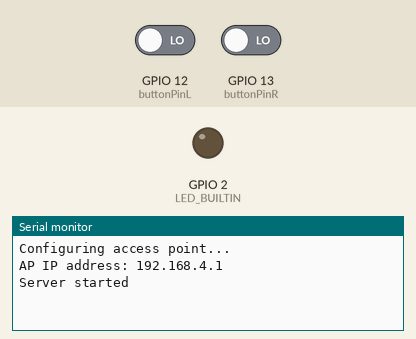
Simulated run of this sketch. Board: ESP32. On the bench: output pins drawn as LEDs (lit = HIGH), the last lines printed to the serial monitor. Inputs (shaded band) come from the test bench; at power-on: GPIO 12 (buttonPinL) LOW, GPIO 13 (buttonPinR) LOW. Uploads are accepted with an empty reply.

Above: at 1.2 s.
1.3 s: GPIO 12 (buttonPinL) driven HIGH and GPIO 13 (buttonPinR) driven HIGH
At 1.51 s:
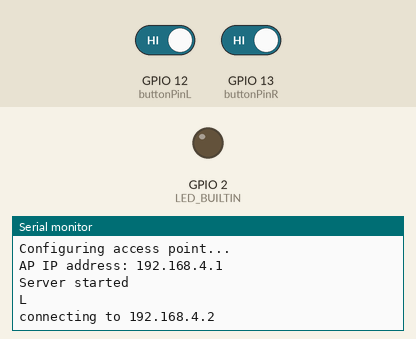
At 3.0 s:
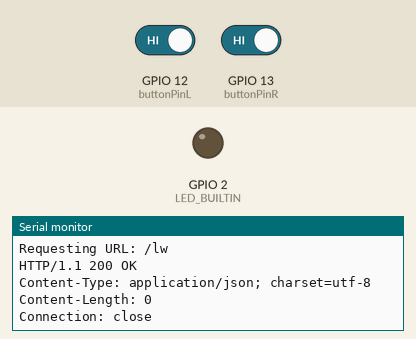

The sketch:

ESP32WiFiAccessPoint.ino
```cpp
/*
  WiFiAccessPoint.ino creates a WiFi access point and provides a web server on it.

  Steps:
  1. Connect to the access point "yourAp"
  2. Point your web browser to http://192.168.4.1/H to turn the LED on or http://192.168.4.1/L to turn it off
     OR
     Run raw TCP "GET /H" and "GET /L" on PuTTY terminal with 192.168.4.1 as IP address and 80 as port

  Created for arduino-esp32 on 04 July, 2018
  by Elochukwu Ifediora (fedy0)
*/

#include <WiFi.h>
#include <WiFiClient.h>
#include <WiFiAP.h>

#define LED_BUILTIN 2   // Set the GPIO pin where you connected your test LED or comment this line out if your dev board has a built-in LED

// Set these to your desired credentials.
const char *ssid = "ESP32AP";
const char *password = "Santony85";

const char* host = "192.168.4.2";

WiFiServer server(80);
WiFiClient client;

const int buttonPinL = 12;
const int buttonPinR = 13;
const int buttonPinP = 15;

int ledState = HIGH;
int buttonState;
int lastButtonState = LOW;
unsigned long lastDebounceTime = 0;  // the last time the output pin was toggled
unsigned long debounceDelay = 50;    // the debounce time; increase if the output flickers

void setup() {
  pinMode(buttonPinL, INPUT);
  pinMode(buttonPinR, INPUT);
  pinMode(buttonPinP, INPUT);
  pinMode(LED_BUILTIN, OUTPUT);
  Serial.begin(115200);
  Serial.println();
  Serial.println("Configuring access point...");
  // You can remove the password parameter if you want the AP to be open.
  WiFi.softAP(ssid, password);
  IPAddress myIP = WiFi.softAPIP();
  Serial.print("AP IP address: ");
  Serial.println(myIP);
  server.begin();
  Serial.println("Server started");
}

void settingWifi(String action){

    Serial.print("connecting to ");
    Serial.println(host);
    // Use WiFiClient class to create TCP connections
    const int httpPort = 8080;
    if (!client.connect(host, httpPort)) {
        Serial.println("connection failed");
        return;
    }
    // We now create a URI for the request
    String url = "/"+action;
    Serial.print("Requesting URL: ");
    Serial.println(url);
    // ok
    // This will send the request to the server
    client.print(String("GET ") + url + " HTTP/1.1\r\n" +
                 "Host: " + host + "\r\n" +
                 "Connection: close\r\n\r\n");
    unsigned long timeout = millis();
    while (client.available() == 0) {

        if (millis() - timeout > 5000) {
            Serial.println(">>> Client Timeout !");
            client.stop();
            return;
        }

    }
    // Read all the lines of the reply from server and print them to Serial
    while(client.available()) {
        String line = client.readStringUntil('\r');
        Serial.print(line);
    }
    //Serial.println();
    //Serial.println("closing connection");

  }


void loop() {

  client = server.available();

  if (client) {
    String client_ip = client.remoteIP().toString();
    Serial.print("Client connected. IP address = ");
    Serial.print(client_ip);
    Serial.println("");
    client.println("Hello ...");
    client.stop();
  }

  /*WiFiClient client = server.available();   // listen for incoming clients
  if (client) {                             // if you get a client,
    Serial.println("New Client.");           // print a message out the serial port
    String currentLine = "";                // make a String to hold incoming data from the client
    while (client.connected()) {            // loop while the client's connected
      if (client.available()) {             // if there's bytes to read from the client,
        char c = client.read();             // read a byte, then
        Serial.write(c);                    // print it out the serial monitor
        if (c == '\n') {                    // if the byte is a newline character

          // if the current line is blank, you got two newline characters in a row.
          // that's the end of the client HTTP request, so send a response:
          if (currentLine.length() == 0) {
            // HTTP headers always start with a response code (e.g. HTTP/1.1 200 OK)
            // and a content-type so the client knows what's coming, then a blank line:
            client.println("HTTP/1.1 200 OK");
            client.println("Content-type:text/html");
            client.println();

            // the content of the HTTP response follows the header:
            client.print("Click <a href=\"/H\">here</a> to turn ON the LED.<br>");
            client.print("Click <a href=\"/L\">here</a> to turn OFF the LED.<br>");

            // The HTTP response ends with another blank line:
            client.println();
            // break out of the while loop:
            break;
          } else {    // if you got a newline, then clear currentLine:
            currentLine = "";
          }
        } else if (c != '\r') {  // if you got anything else but a carriage return character,
          currentLine += c;      // add it to the end of the currentLine
        }
        // Check to see if the client request was "GET /H" or "GET /L":
        if (currentLine.endsWith("GET /H")) {
          digitalWrite(LED_BUILTIN, HIGH);               // GET /H turns the LED on
        }
        if (currentLine.endsWith("GET /L")) {
          digitalWrite(LED_BUILTIN, LOW);                // GET /L turns the LED off
        }
      }
    }
    // close the connection:
    client.stop();
    Serial.println("Client Disconnected.");
  }

*/
  getButtonL();
  getButtonR();
}

void getButtonL(){
  int reading = digitalRead(buttonPinL);
  if (reading != lastButtonState) {
    lastDebounceTime = millis();
  }
  if ((millis() - lastDebounceTime) > debounceDelay) {
    if (reading != buttonState) {
      buttonState = reading;
       Serial.println("L");
      if (buttonState == HIGH) {
        ledState = !ledState;
          settingWifi("lw");
      }
    }
  }
  // set the LED:

  lastButtonState = reading;
}

void getButtonR(){
  int reading = digitalRead(buttonPinR);
  if (reading != lastButtonState) {
    lastDebounceTime = millis();
  }
  if ((millis() - lastDebounceTime) > debounceDelay) {
    if (reading != buttonState) {
      buttonState = reading;
      if (buttonState == HIGH) {
        ledState = !ledState;
          settingWifi("rw");
      }
    }
  }
  // set the LED:

  lastButtonState = reading;
}
```

Measured:
- after the input at 1.3 s, the serial monitor: prints a new line after 0.05 s (image 1)
